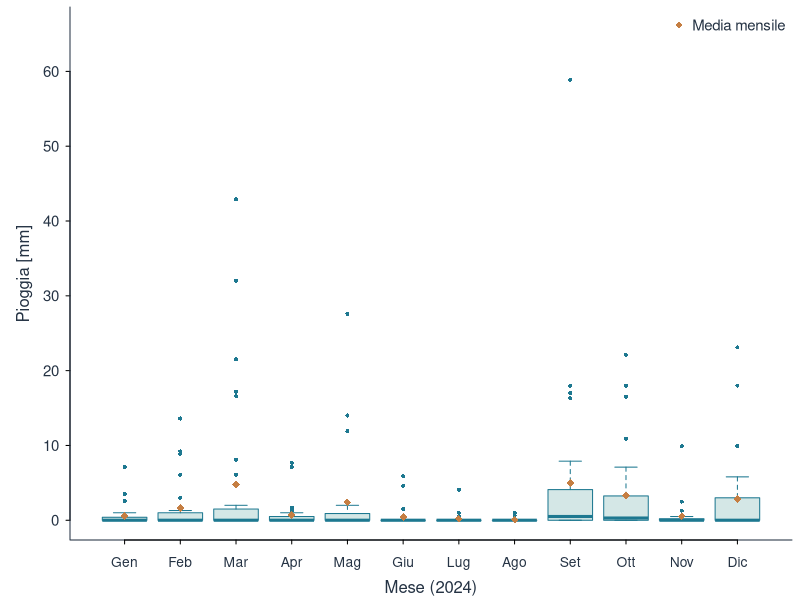
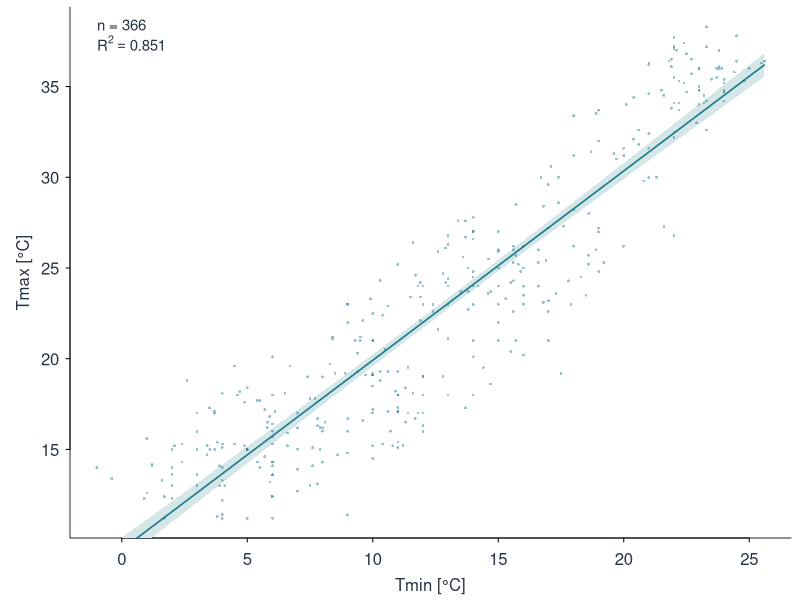
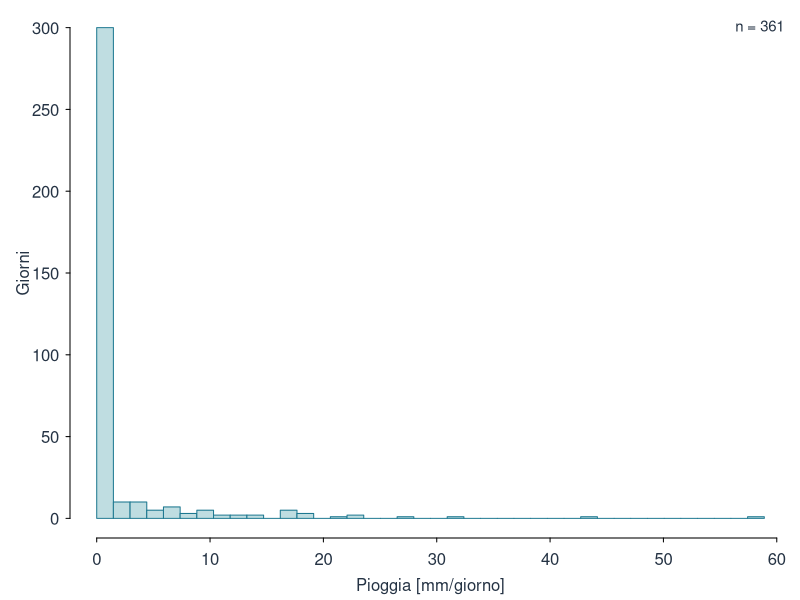
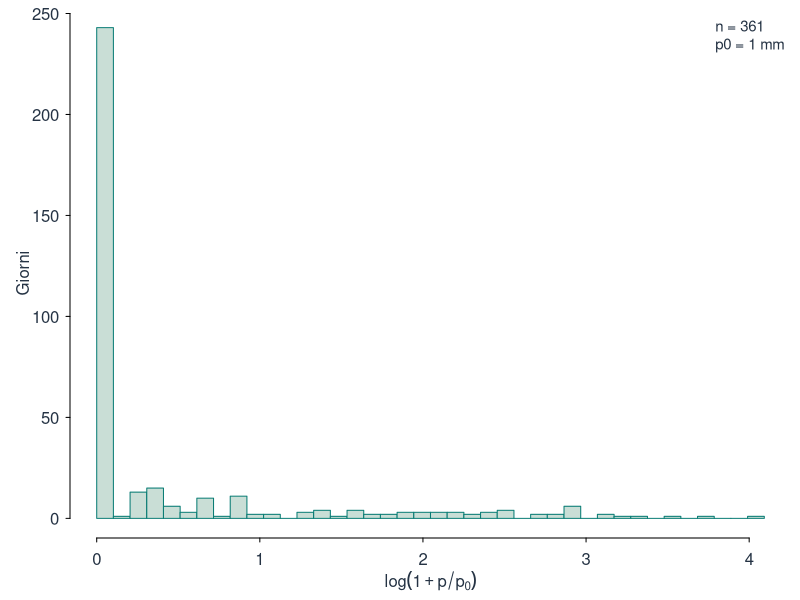
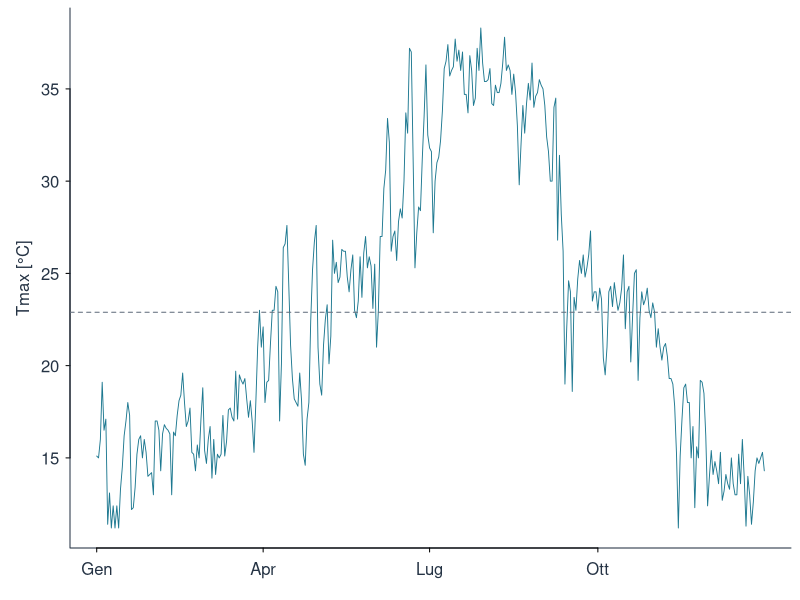
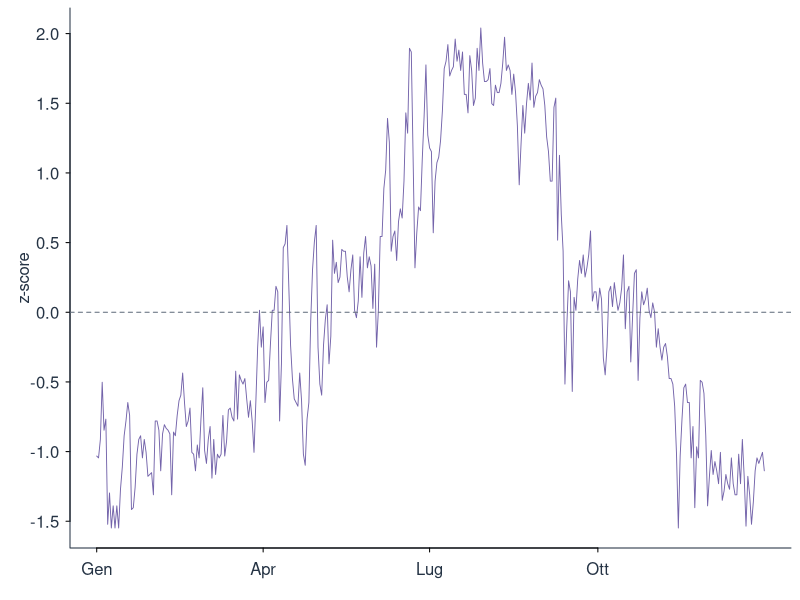
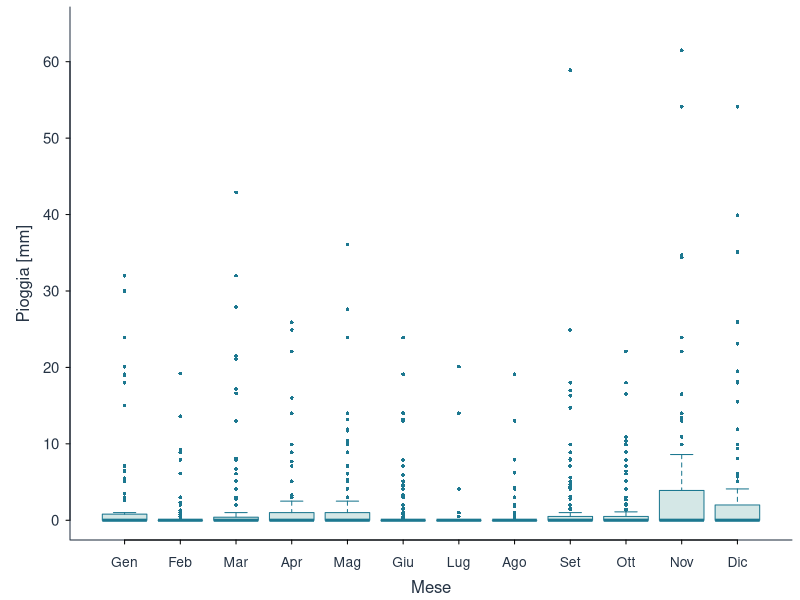
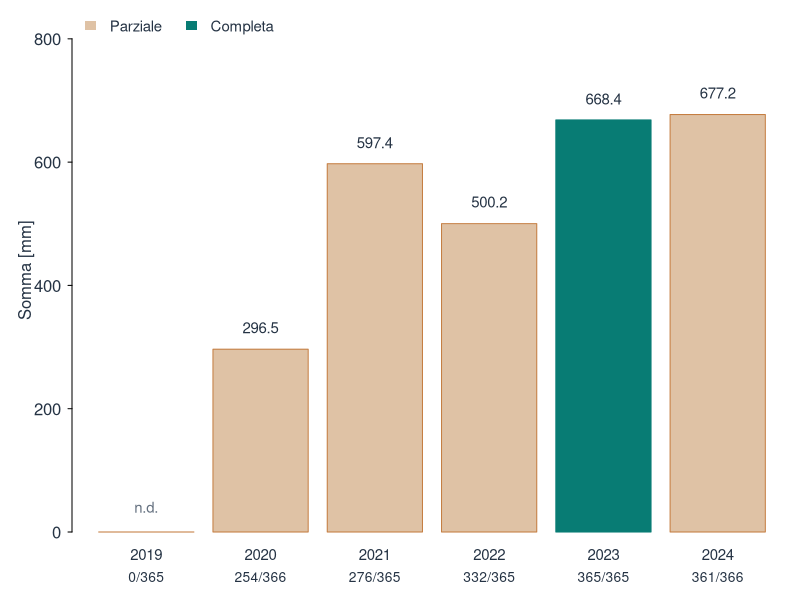

Reproduce these figures in R, in order.
# Figure meteorologiche della revisione completa.
# Dati archiviati: Meteostat e fornitori, Roma/Ciampino, 16239, 2019--2024.
# Scaricamento del 18 novembre 2026; nessun accesso alla rete in questo script.
# Il dataset comprende osservazioni e stime di modello; leggere la provenienza.
# Figure in PDF vettoriale: testo 12 pt su larghezze 4/4.6 in per leggibilita' in slide.

# Nel progetto distribuito aggiorna Risorse/Figure; se Risorse non esiste,
# usa Figure come cartella autonoma di lavoro.
dir_fig <- if (dir.exists("Risorse")) file.path("Risorse","Figure") else "Figure"
dir.create(dir_fig, showWarnings=FALSE, recursive=TRUE)
met <- read.csv("Dati/meteostat_ciampino_2019_2024.csv")
met$data <- as.Date(met$data)
met <- met[order(met$data), ]
met$anno <- as.integer(format(met$data,"%Y"))
met$mese <- as.integer(format(met$data,"%m"))
stopifnot(nrow(met)==2192L, all(diff(met$data)==1), !anyNA(met$tmax))
d <- subset(met,anno==2024)
mesi <- c("Gen","Feb","Mar","Apr","Mag","Giu","Lug","Ago","Set","Ott","Nov","Dic")
ink <- "#253344"; muted <- "#657180"; teal <- "#1D7890"
purple <- "#7363AA"; ochre <- "#C57E42"; paper <- "#F8F6F1"

inizia <- function(nome,larghezza=4.6,altezza=2.1,
                    margini=c(3.1,3.5,.35,.45)) {
  pdf(file.path(dir_fig,paste0(nome,".pdf")),width=larghezza,height=altezza,
      pointsize=12,family="Helvetica",useDingbats=FALSE)
  par(mar=margini,mgp=c(1.85,.55,0),tcl=-.2,las=1,bty="l",
      col=ink,col.axis=ink,col.lab=ink,cex=1)
}
asse_anni <- function() {
  axis.Date(1,at=as.Date(paste0(2019:2024,"-01-01")),format="%Y")
}
asse_2024 <- function() {
  axis.Date(1,at=as.Date(c("2024-01-01","2024-04-01","2024-07-01","2024-10-01")),
            labels=c("Gen","Apr","Lug","Ott"))
}
chiudi <- function() invisible(dev.off())

# 56. Pioggia giornaliera per mese: mediana nel box, media come rombo.
# boxplot usa le cerniere di Tukey; i quartili interpolati di ggplot2 possono differire.
inizia("plot_median_media",margini=c(3.0,3.5,.35,.4))
boxplot(pioggia ~ factor(mese,levels=1:12),data=d,names=mesi,
        col="#D4E7E6",border=teal,pch=16,cex=.55,
        xlab="Mese (2024)",ylab="Pioggia [mm]",cex.axis=.9,xaxt="n",
        ylim=c(0,max(d$pioggia,na.rm=TRUE)*1.12))
axis(1,at=1:12,labels=mesi,cex.axis=.83,gap.axis=0)
m_mese <- tapply(d$pioggia,d$mese,mean,na.rm=TRUE)
points(1:12,m_mese,pch=18,col=ochre,cex=1.05)
legend("topright",legend="Media mensile",pch=18,col=ochre,bty="n",cex=.9)
chiudi()

# 62. Regressione di Tmax su Tmin, tutti i366 giorni con coppia completa.
# Banda95% per la risposta media del modello, non intervallo di previsione.
ok <- complete.cases(d[c("tmin","tmax")]); reg <- d[ok, ]
fit <- lm(tmax ~ tmin,data=reg)
xg <- seq(min(reg$tmin),max(reg$tmin),length.out=200)
ci <- predict(fit,newdata=data.frame(tmin=xg),interval="confidence",level=.95)
inizia("regressione_tmax_tmin_2024")
plot(reg$tmin,reg$tmax,type="n",xlab="Tmin [°C]",ylab="Tmax [°C]")
polygon(c(xg,rev(xg)),c(ci[,"lwr"],rev(ci[,"upr"])),col="#D4E7E6",border=NA)
points(reg$tmin,reg$tmax,pch=16,cex=.38,col=adjustcolor(teal,alpha.f=.45))
lines(xg,ci[,"fit"],col=teal,lwd=1.6)
legend("topleft",legend=c("n = 366",expression(R^2==0.851)),bty="n",cex=.9)
chiudi()

# 69. Istogrammi sul medesimo insieme di361 giorni con pioggia disponibile.
p <- d$pioggia[!is.na(d$pioggia)]
inizia("hist_pioggia_2024",larghezza=4.0,margini=c(3.1,3.5,.4,.45))
hist(p,breaks=seq(0,max(p),length.out=41),freq=TRUE,col="#BFDDE1",border=teal,
     main="",xlab="Pioggia [mm/giorno]",ylab="Giorni")
legend("topright",legend=paste("n =",length(p)),bty="n",cex=.9)
chiudi()
lp <- log1p(p/1) # Riferimento p0 = 1 mm.
inizia("hist_pioggia_log1p_2024",larghezza=4.0,margini=c(3.1,3.5,.4,.45))
hist(lp,breaks=seq(0,max(lp),length.out=41),freq=TRUE,col="#C9DED6",border="#087C74",
     main="",xlab=expression(log(1+p/p[0])),ylab="Giorni")
legend("topright",legend=c(paste("n =",length(p)),"p0 = 1 mm"),bty="n",cex=.9)
chiudi()

# 70. Tmax e z-score: tutti i 366 valori termici, indipendentemente dalla pioggia.
mu2024 <- mean(d$tmax); s2024 <- sd(d$tmax)
inizia("tmax_raw_2024",larghezza=4.0,margini=c(2.6,3.5,.4,.45))
plot(d$data,d$tmax,type="l",col=teal,lwd=.9,xaxt="n",xlab="",ylab="Tmax [°C]")
abline(h=mu2024,col=muted,lty=2)
asse_2024(); chiudi()
inizia("zscore_tmax_2024",larghezza=4.0,margini=c(2.6,3.5,.4,.45))
plot(d$data,(d$tmax-mu2024)/s2024,type="l",col=purple,lwd=.9,xaxt="n",xlab="",ylab="z-score")
abline(h=0,col=muted,lty=2)
asse_2024(); chiudi()

# 73. Boxplot dei giorni disponibili, aggregati per mese sul 2019--2024.
# Il 2019 non contribuisce alla pioggia; gli altri anni hanno coperture diverse.
inizia("seasonality_prcp_box",margini=c(3.0,3.5,.35,.4))
boxplot(pioggia ~ factor(mese,levels=1:12),data=met,names=mesi,
        col="#D4E7E6",border=teal,pch=16,cex=.5,cex.axis=.9,
        xlab="Mese",ylab="Pioggia [mm]",xaxt="n",ylim=c(0,max(met$pioggia,na.rm=TRUE)*1.05))
axis(1,at=1:12,labels=mesi,cex.axis=.83,gap.axis=0)
chiudi()

# 74. Somme disponibili e copertura: nessuna pioggia disponibile nel 2019.
anni <- 2019:2024
giorni_attesi <- sapply(anni,function(y) as.integer(as.Date(paste0(y+1,"-01-01"))-as.Date(paste0(y,"-01-01"))))
validi <- as.integer(tapply(!is.na(met$pioggia),met$anno,sum))
somma <- as.numeric(tapply(met$pioggia,met$anno,function(x) if(all(is.na(x))) NA_real_ else sum(x,na.rm=TRUE)))
copertura <- data.frame(anno=anni,giorni_validi=validi,giorni_attesi=giorni_attesi,somma_mm=somma)
write.csv(copertura,"Dati/meteostat_copertura_pioggia.csv",row.names=FALSE,na="NA")
completo <- validi==giorni_attesi
inizia("annual_prcp_totals",margini=c(3.4,3.6,.4,.4))
xx <- barplot(ifelse(is.na(somma),0,somma),
              names.arg=rep("",length(anni)),axisnames=FALSE,
              col=ifelse(completo,"#087C74","#DFC2A5"),border=ifelse(completo,"#087C74",ochre),
              ylab="Somma [mm]",ylim=c(0,850),cex.names=.9)
text(xx,ifelse(is.na(somma),NA_real_,somma+35),
     ifelse(is.na(somma),"",format(round(somma,1),nsmall=1)),cex=.9)
text(xx[1],40,"n.d.",cex=.9,col=muted)
mtext(anni,side=1,at=xx,line=.6,cex=.9)
mtext(paste0(validi,"/",giorni_attesi),side=1,at=xx,line=1.7,cex=.83)
legend("topleft",legend=c("Parziale","Completa"),fill=c("#DFC2A5","#087C74"),
       border=NA,bty="n",horiz=TRUE,cex=.9)
chiudi()

# 80. I metodi sono quelli dello script originale, ora su periodo fisso 2019--2024.
# Con 30 pesi e sides=2, la finestra va da t-14 a t+15.
ma30 <- as.numeric(stats::filter(met$tmax,rep(1/30,30),sides=2))
stopifnot(all(which(is.na(ma30)) == c(1:14,(nrow(met)-14):nrow(met))))
tempo <- as.numeric(met$data)
lo <- loess(met$tmax ~ tempo,span=.2,degree=2,family="gaussian")
lhat <- as.numeric(predict(lo))
inizia("trend_smoothing_tmax",margini=c(2.7,3.5,.4,.4))
plot(met$data,met$tmax,type="l",col="#C1C8CC",lwd=.55,xaxt="n",xlab="",ylab="Tmax [°C]",ylim=c(0,47))
lines(met$data,ma30,col=teal,lwd=1)
lines(met$data,lhat,col=purple,lwd=1.5)
asse_anni()
legend("topright",legend=c("Media mobile 30","LOESS 0,2"),col=c(teal,purple),lty=1,lwd=c(1,1.5),bty="n",cex=.9,horiz=TRUE)
chiudi()

# 81. Scarti da medie mensili del campione 2019--2024, non normali30ennali.
ref <- tapply(met$tmax,met$mese,mean)
anom <- met$tmax - ref[as.character(met$mese)]
inizia("anomalies_tmax",margini=c(2.7,3.5,.4,.4))
plot(met$data,anom,type="l",col=ochre,lwd=.65,xaxt="n",xlab="",ylab="Scarto [°C]")
abline(h=0,col=muted,lty=2); asse_anni(); chiudi()

# 82. Salto artificiale dello script originale: +1.5°C dalla riga al 55% del campione.
data_salto <- met$data[round(nrow(met)*.55)]
con_salto <- ifelse(met$data>=data_salto,met$tmax+1.5,met$tmax)
med31 <- runmed(con_salto,k=31,endrule="median")
inizia("discontinuity_demo",margini=c(2.7,3.5,.4,.4))
plot(met$data,con_salto,type="l",col="#C1C8CC",lwd=.55,xaxt="n",xlab="",ylab="Tmax [°C]",ylim=c(0,47))
lines(met$data,med31,col=purple,lwd=1)
abline(v=as.numeric(data_salto),col=ochre,lty=2)
asse_anni()
legend("topleft",legend="Salto simulato: +1,5°C dal 20/04/2022",bty="n",cex=.9)
chiudi()

# Riepilogo numerico verificabile.
cat("Periodo:",format(min(met$data)),"--",format(max(met$data)),"; righe",nrow(met),"\n")
print(copertura,row.names=FALSE)
cat("Regressione 2024: n=",nrow(reg),"; coefficienti:",coef(fit),"; R2=",summary(fit)$r.squared,"\n")
cat("Tmax 2024: n=",nrow(d),"; media=",mu2024,"; sd=",s2024,"\n")
cat("Pioggia 2024: n=",length(p),"; giorni asciutti=",sum(p==0),"\n")
cat("Boxplot mensili 2019--2024, n validi:\n");print(tapply(!is.na(met$pioggia),met$mese,sum))
cat("Salto artificiale:",format(data_salto),"; ampiezza 1.5°C; mediana 31.\n")
cat("Media mobile30: 14 NA iniziali e 15 finali; LOESS span=.2 degree=2.\n")
